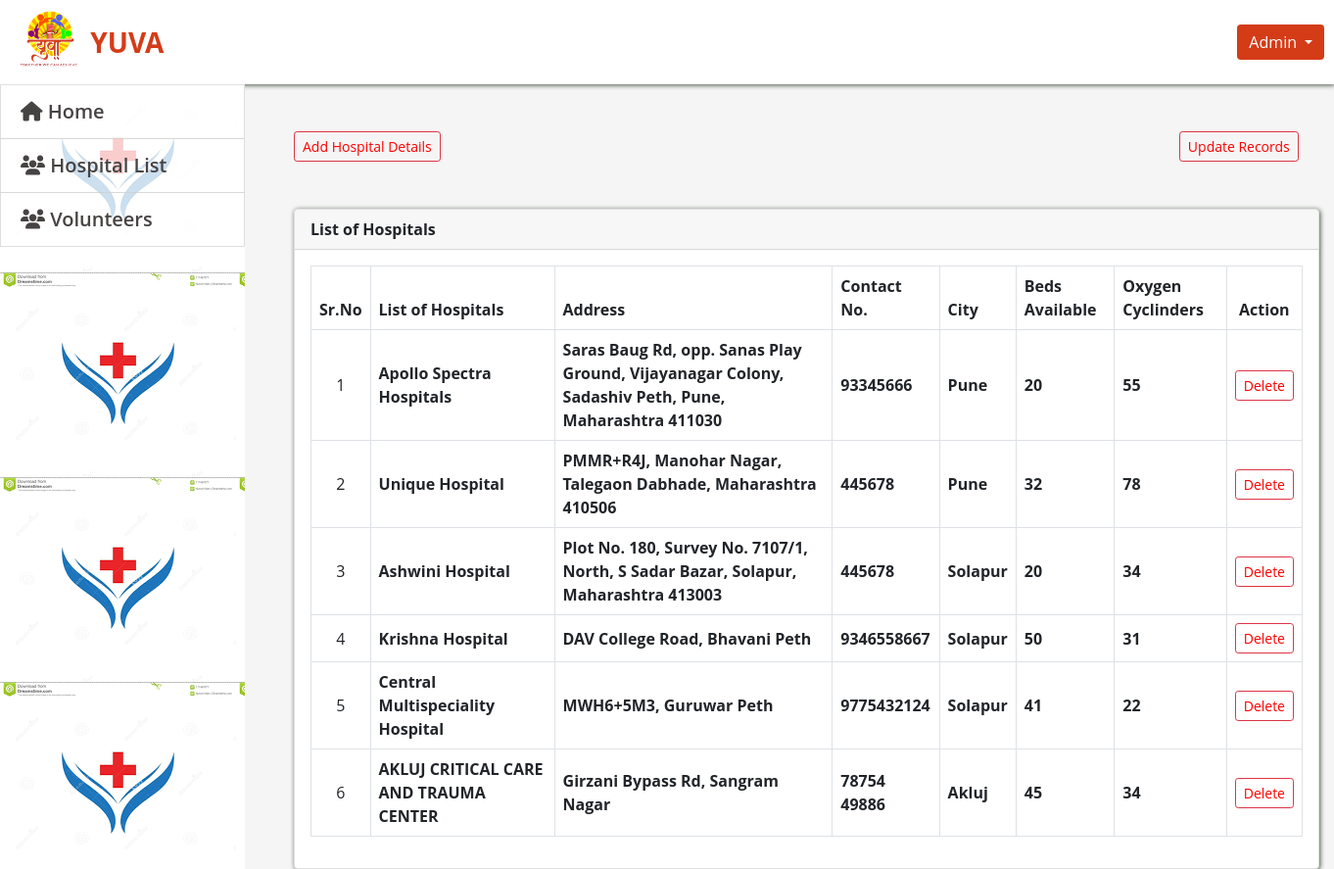
/admin/alumni.php (signed in), run on the app's committed database.
### tables this page shows
CREATE TABLE `alumnus_bio` (
  `id` int(30) NOT NULL,
  `hospitalname` varchar(200) NOT NULL,
  `contactdetail` varchar(200) NOT NULL,
  `city` varchar(200) NOT NULL,
  `state` varchar(10) NOT NULL,
  `pincode` int(10) NOT NULL,
  `address` varchar(100) NOT NULL,
  `beds` int(200) NOT NULL,
  `cyclinders` int(200) NOT NULL,
  `date_created` datetime NOT NULL DEFAULT current_timestamp() ON UPDATE current_timestamp()
);

### admin/alumni.php (the view, shortened to what this page needs)
<?php include('db_connect.php');?>
<!DOCTYPE html>
<html lang="en">
    <head>
        <link href="https://cdn.jsdelivr.net/npm/bootstrap@5.0.0/dist/css/bootstrap.min.css" rel="stylesheet" >
    <link rel="stylesheet" href="https://cdnjs.cloudflare.com/ajax/libs/animate.css/4.1.1/animate.min.css" />
</head>
<body style="background-color: whitesmoke;">
<nav class="navbar navbar-expand-lg" style="background-color: white;">
  <div class="container-fluid">
  <img src="yuva - Copy.png" class="image-fluid" width="70px" alt="">
            <a class="navbar-brand "href="#" style="color: #d43c18; font-weight: bold; font-size: 28px;">&nbspYUVA</a>
    <div class="collapse navbar-collapse" id="navbarNavDropdown">
      <ul class="navbar-nav">
      <div class="dropdown float: right">
	  <button class="btn btn-secondary dropdown-toggle" type="button" id="dropdownMenuButton1" data-bs-toggle="dropdown" aria-expanded="false">
		Admin
	  </button>
	</div>
      </ul>
    </div>
  </div>
</nav>
    <nav id="sidebar" class='mx-lt-5 bg-dark' >
		<div class="sidebar-list">
				<a href="home.php" class="nav-item nav-home"><span class='icon-field'><i class="fa fa-home"></i></span> Home</a>
				<a href="#" class="nav-item nav-alumni"><span class='icon-field'><i class="fa fa-users"></i></span> Hospital List</a>
				<a href="users.php" class="nav-item nav-users"><span class='icon-field'><i class="fa fa-users"></i></span> Volunteers</a>
		</div>
    </nav>
<div class="container-fluid"style="padding-left:300px;">
	<div class="col-lg-12">
		<div class="row">
			<div class="col-md-12">
				<button class="btn btn-sm btn-outline-danger delete_event" type="button" data-id=""><a href="signup.php">Add Hospital Details</button>
				<button class="btn btn-sm btn-outline-danger delete_event" id="reg" type="button" data-id=""><a href="manage_forum.php">Update Records</button>
			<br><br><br>
				<div class="card">
					<div class="card-header">
						<b id="list">List of Hospitals</b>
					</div>
					<div class="card-body">
						<table class="table table-condensed table-bordered table-hover" id="list">
							<thead>
								<tr>
									<th class="text-center">Sr.No</th>
									<th class="">List of Hospitals</th>
									<th class="">Address</th>
									<th class="">Contact No.</th>
									<th class="">City</th>
									<th class="">Beds Available</th>
									<th class="">Oxygen Cyclinders</th>
									<th class="text-center">Action</th>
								</tr>
							</thead>
							<tbody>
								<?php
									$i = 1;
									$sql = "SELECT id, hospitalname, contactdetail, city, state, pincode, address, beds, cyclinders FROM alumnus_bio";
									$result = $conn->query($sql);
									while($row=$result->fetch_assoc()):
								?>
								<tr>
									<td class="text-center"><?php echo $i++ ?></td>
									<td class="">
										 <p> <b><?php echo ucwords($row['hospitalname']) ?></b></p>
									</td>
									<td class="">
										 <p> <b><?php echo $row['address'] ?></b></p>
									</td>
									<td class="">
										 <p> <b><?php echo $row['contactdetail'] ?></b></p>
									</td>
									<td class="">
										 <p> <b><?php echo $row['city'] ?></b></p>
									</td>
									<td class="">
										 <p> <b><?php echo $row['beds'] ?></b></p>
									</td>
									<td class="">
										 <p> <b><?php echo $row['cyclinders'] ?></b></p>
									</td>
										<td class="text-center">
											<button class="btn btn-sm btn-outline-danger delete_alumni" type="button" data-id=""><a href="delete-process.php?id=<?php echo $row["id"]; ?>">Delete</button>
										</td>
								</tr>
								<?php endwhile; ?>
							</tbody>
						</table>
					</div>
				</div>
			</div>
		</div>
	</div>
</div>
</body>
</html>

### admin/alumni.php (style rules this page uses)
body { font-family: "Open Sans", sans-serif; color: #444444 !important; width: 100%; height: calc(100%); }
nav#sidebar { height: calc(100%); position: fixed; z-index: 99; left: 0; width: 250px; background: url(cimg.jpg); background-repeat: no-repeat; background-size: cover; margin: 0; font-size: 20px; font-weight: 400; line-height: 1.5; color: #212529 !important; text-align: left !important; background-color: #fff !important; }
a.nav-item { position: relative; display: block; padding: .75rem 1.25rem; margin-bottom: -1px; border: 1px solid rgba(0,0,0,.125); background-color: #ffffffc4; color: #484343; font-weight: 600; text-decoration: none; }
.container-fluid, .container-lg, .container-md, .container-sm, .container-xl { width: 100%; padding-right: 15px; padding-left: 15px; margin-right: auto; margin-left: auto; }
nav#sidebar { background: url('beds.png') !important }
.navbar-nav { padding-left: 980px; }
.navbar { box-shadow: 1px 1px 5px #455644; }
#dropdownMenuButton1 { margin-left: 100px; color: white; background-color: #d43c18; border: none; }
.navbar-brand { color: white; }
td { vertical-align: middle !important; }
td p { margin: unset }
img { max-width:100px; max-height: :150px; }
a { text-decoration: none; color: red; }
#list { color: #212529; }
#reg { margin-left: 750px; }
.card { box-shadow: 1px 1px 5px #455644; }

### data on the page
alumnus_bio: hospitalname "Apollo Spectra Hospitals", address "Saras Baug Rd, opp. Sanas Play Ground, Vijayanagar Colony, Sadashiv Peth, Pune, Maharashtra 411030", contactdetail "93345666", city "Pune", beds "20", cyclinders "55"
alumnus_bio: hospitalname "Unique Hospital", address "PMMR+R4J, Manohar Nagar, Talegaon Dabhade, Maharashtra 410506", contactdetail "445678", city "Pune", beds "32", cyclinders "78"
alumnus_bio: hospitalname "Ashwini Hospital", address "Plot No. 180, Survey No. 7107/1, North, S Sadar Bazar, Solapur, Maharashtra 413003", contactdetail "445678", city "Solapur", beds "20", cyclinders "34"
alumnus_bio: hospitalname "Krishna Hospital", address "DAV College Road, Bhavani Peth", contactdetail "9346558667", city "Solapur", beds "50", cyclinders "31"
alumnus_bio: hospitalname "Central Multispeciality Hospital", address "MWH6+5M3, Guruwar Peth", contactdetail "9775432124", city "Solapur", beds "41", cyclinders "22"
alumnus_bio: hospitalname "AKLUJ CRITICAL CARE AND TRAUMA CENTER", address "Girzani Bypass Rd, Sangram Nagar", contactdetail "78754 49886", city "Akluj", beds "45", cyclinders "34"
